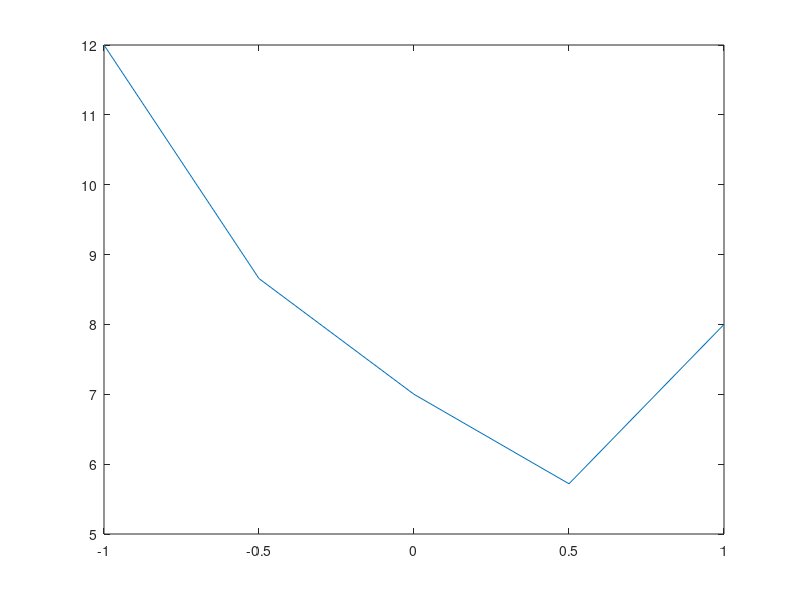

This chart was generated by the following MATLAB code: (Note: this script raises an error after producing the figure.)
x=-1:.5:1;
fe = x.^5 + 3.*x.^4 -3.*x + 7;
plot(x,fe);
clear all;
syms x;
f=x^5+3*x^4-3*x+7;
derivative=diff(f)
xcr=double(solve(derivative));
xcr(imag(xcr) > eps, :) = [];
xcr = real(xcr)
minima = fminbnd(@(x) x^5+3*x^4-3*x+7,-1,1)
maxima = fminbnd(@(x) -(x^5+3*x^4-3*x+7),-1,1)